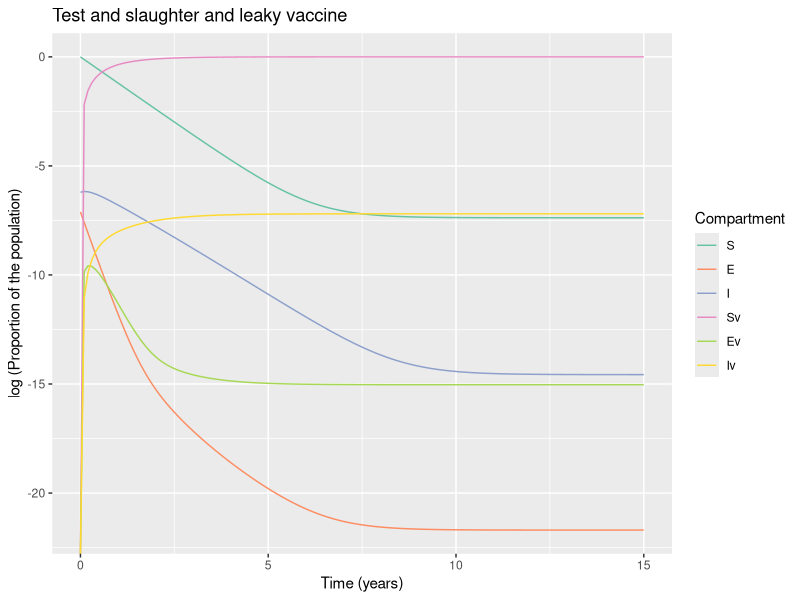

Generate this figure with R:
# LOAD THE PACKAGES:
library(deSolve)
library(reshape2)
library(ggplot2)


# MODEL INPUTS:

initial_state_values <- c(S = 1224000- 3461,
                          E = 1000,        
                          I = 2461,        
                          Sv = 0,      
                          Ev = 0,
                          Iv = 0)      

# Parameters
#R0=0.42

parameters <- c(beta = 0.01,     # the infection rate in units of years^-1  5.2
                delta = 0.01*365,     # the latency period in units of years^-1 
                c_s = 0.39,       # the reduction in the force of infection
                # acting on those vaccinated
                c_i = 0.39,# the reduction in the infectivity of vaccinated infected bovines  
                u = 1/5,#death rate in units of years^-1 
                a = 1, #testing rate in units of years^-1
                b = 1/5, #birth rate in units of years^-1
                vc = 1,  # vaccination rate
                w = 0.0009 ) #wildife infection rate 0.131
              
             

# TIMESTEPS:

# Sequence of timesteps to solve the model at
times <- seq(from = 0, to = 15, by =0.1)#from 0 to 10 years, daily intervalS
# MODEL FUNCTION: 

vaccine_model <- function(time, state, parameters) {  
  
  with(as.list(c(state, parameters)), {    
    
    # Defining lambda as a function of beta and E:
    N <- S + E + I + Sv + Ev + Iv 
    lambda <- beta * I/N + c_i * beta * Iv/N 
    # the Ev compartment gets c_i times less infected than the E compartment
    
    
    # The differential equations
    dS <- -lambda * S - u * S - S * w - vc * S + (b * N * (1-vc))+ a * I + a * Iv
    dE <- lambda * S - delta * E - u * E - vc * E 
    dI <- delta * E - a * I - u * I + S * w 
    dSv <- -c_s * lambda * Sv - u * Sv + vc * S  + b * N * vc - Sv * w            
    dEv <- c_s * lambda * Sv - delta * Ev - u * Ev + vc * E 
    dIv <- delta * Ev - a * Iv - u * Iv + Sv * w 
    
    return(list(c(dS, dE, dI, dSv, dEv, dIv))) 
  })
  
}

# MODEL OUTPUT:

# Solving the differential equations using the ode integration algorithm
output <- as.data.frame(ode(y = initial_state_values, 
                            times = times, 
                            func = vaccine_model,
                            parms = parameters))

# PLOT THE OUTPUT

# turn output dataset into long format
output_long <- melt(as.data.frame(output), id = "time")

# Adding a column for the prevalence proportion to the long-format output
output_long$prevalence <- output_long$value/sum(initial_state_values)

# Plot the number in each compartment over time
ggplot(data = output_long,                                               
       aes(x = time, y = log(prevalence), colour = variable, group = variable)) +  
  geom_line() +                                                          
  xlab("Time (years)")+                                                   
  ylab("log (Proportion of the population)") +
  labs(title = paste("Test and slaughter and leaky vaccine"), 
       colour = "Compartment") +
  scale_colour_brewer(palette = "Set2")

#incidence<- diff(output_long$value[output_long$variable=="T"])
#plot(incidence)
#lambda <- 5.2/2 * (output_long$value[output_long$variable=="I"])
